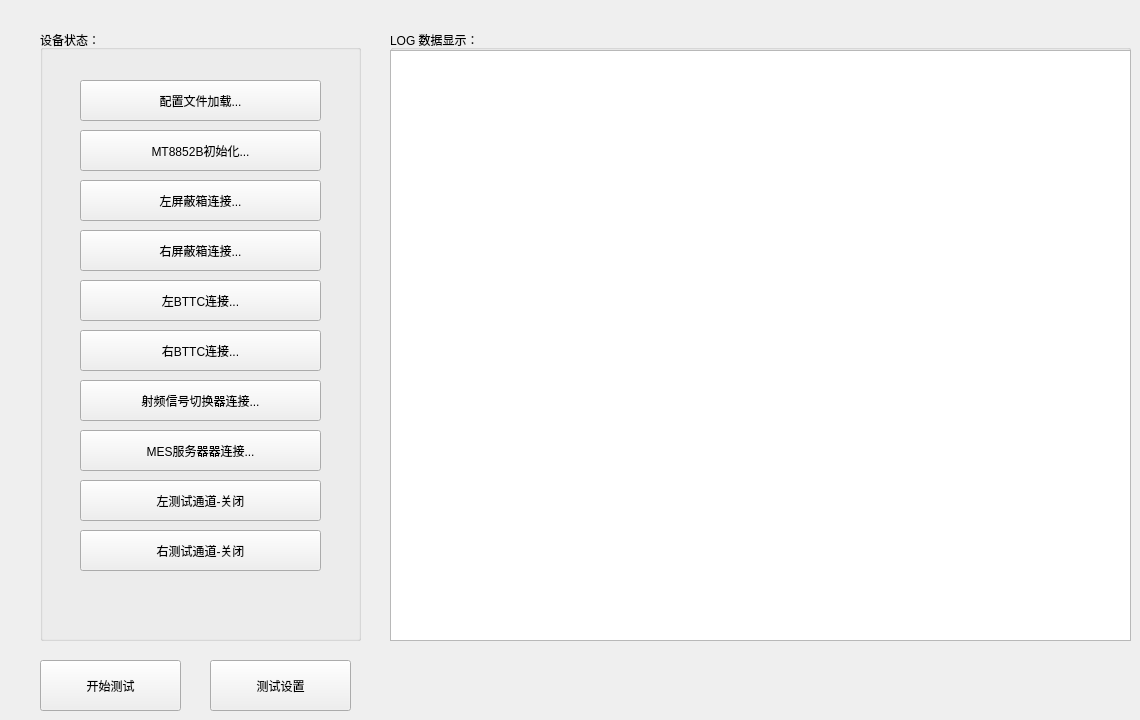
                     <widget class="QWidget" name="home">
                      <property name="styleSheet">
                       <string notr="true">background-image: url(:/images/images/images/PyDracula_vertical.png);
background-position: center;
background-repeat: no-repeat;</string>
                      </property>
                      <widget class="QGroupBox" name="groupBox">
                       <property name="geometry">
                        <rect>
                         <x>40</x>
                         <y>30</y>
                         <width>321</width>
                         <height>611</height>
                        </rect>
                       </property>
                       <property name="title">
                        <string>设备状态：</string>
                       </property>
                       <widget class="QPushButton" name="setting_status">
                        <property name="geometry">
                         <rect>
                          <x>40</x>
                          <y>50</y>
                          <width>241</width>
                          <height>41</height>
                         </rect>
                        </property>
                        <property name="text">
                         <string>配置文件加载...</string>
                        </property>
                       </widget>
                       <widget class="QPushButton" name="mt8852b_status">
                        <property name="geometry">
                         <rect>
                          <x>40</x>
                          <y>100</y>
                          <width>241</width>
                          <height>41</height>
                         </rect>
                        </property>
                        <property name="text">
                         <string>MT8852B初始化...</string>
                        </property>
                       </widget>
                       <widget class="QPushButton" name="left_box_status">
                        <property name="geometry">
                         <rect>
                          <x>40</x>
                          <y>150</y>
                          <width>241</width>
                          <height>41</height>
                         </rect>
                        </property>
                        <property name="text">
                         <string>左屏蔽箱连接...</string>
                        </property>
                       </widget>
                       <widget class="QPushButton" name="right_box_status">
                        <property name="geometry">
                         <rect>
                          <x>40</x>
                          <y>200</y>
                          <width>241</width>
                          <height>41</height>
                         </rect>
                        </property>
                        <property name="text">
                         <string>右屏蔽箱连接...</string>
                        </property>
                       </widget>
                       <widget class="QPushButton" name="left_bttc_status">
                        <property name="geometry">
                         <rect>
                          <x>40</x>
                          <y>250</y>
                          <width>241</width>
                          <height>41</height>
                         </rect>
                        </property>
                        <property name="text">
                         <string>左BTTC连接...</string>
                        </property>
                       </widget>
                       <widget class="QPushButton" name="right_bttc_status">
                        <property name="geometry">
                         <rect>
                          <x>40</x>
                          <y>300</y>
                          <width>241</width>
                          <height>41</height>
                         </rect>
                        </property>
                        <property name="text">
                         <string>右BTTC连接...</string>
                        </property>
                       </widget>
                       <widget class="QPushButton" name="signal_switch_status">
                        <property name="geometry">
                         <rect>
                          <x>40</x>
                          <y>350</y>
                          <width>241</width>
                          <height>41</height>
                         </rect>
                        </property>
                        <property name="text">
                         <string>射频信号切换器连接...</string>
                        </property>
                       </widget>
                       <widget class="QPushButton" name="mes_serice_status">
                        <property name="geometry">
                         <rect>
                          <x>40</x>
                          <y>400</y>
                          <width>241</width>
                          <height>41</height>
                         </rect>
                        </property>
                        <property name="text">
                         <string>MES服务器器连接...</string>
                        </property>
                       </widget>
                       <widget class="QPushButton" name="left_channel_status">
                        <property name="geometry">
                         <rect>
                          <x>40</x>
                          <y>450</y>
                          <width>241</width>
                          <height>41</height>
                         </rect>
                        </property>
                        <property name="text">
                         <string>左测试通道-关闭</string>
                        </property>
                       </widget>
                       <widget class="QPushButton" name="right_channel_status">
                        <property name="geometry">
                         <rect>
                          <x>40</x>
                          <y>500</y>
                          <width>241</width>
                          <height>41</height>
                         </rect>
                        </property>
                        <property name="text">
                         <string>右测试通道-关闭</string>
                        </property>
                       </widget>
                      </widget>
                      <widget class="QPushButton" name="start_test_btn">
                       <property name="geometry">
                        <rect>
                         <x>40</x>
                         <y>660</y>
                         <width>141</width>
                         <height>51</height>
                        </rect>
                       </property>
                       <property name="text">
                        <string>开始测试</string>
                       </property>
                      </widget>
                      <widget class="QGroupBox" name="groupBox_2">
                       <property name="geometry">
                        <rect>
                         <x>390</x>
                         <y>30</y>
                         <width>741</width>
                         <height>611</height>
                        </rect>
                       </property>
                       <property name="title">
                        <string>LOG 数据显示：</string>
                       </property>
                       <widget class="QTextEdit" name="textEdit_4">
                        <property name="geometry">
                         <rect>
                          <x>0</x>
                          <y>20</y>
                          <width>741</width>
                          <height>591</height>
                         </rect>
                        </property>
                       </widget>
                      </widget>
                      <widget class="QPushButton" name="test_config_btn">
                       <property name="geometry">
                        <rect>
                         <x>210</x>
                         <y>660</y>
                         <width>141</width>
                         <height>51</height>
                        </rect>
                       </property>
                       <property name="text">
                        <string>测试设置</string>
                       </property>
                      </widget>
                     </widget>
